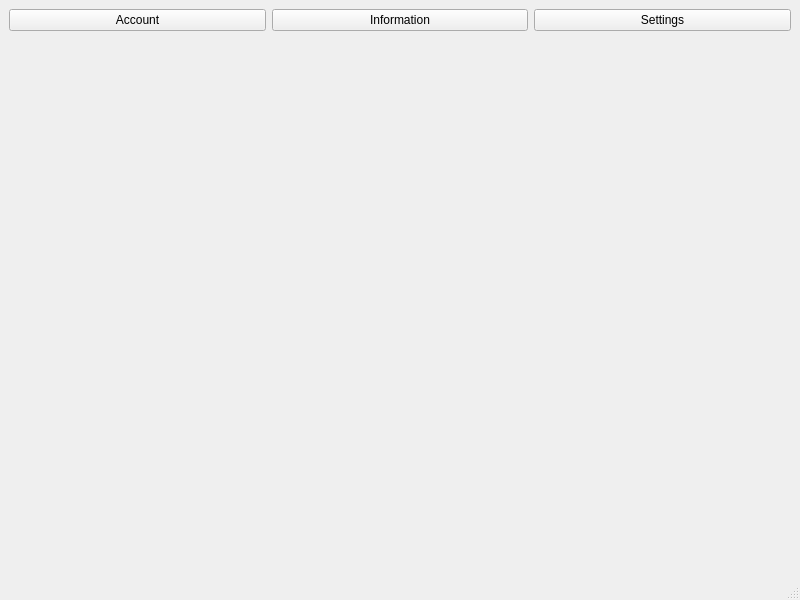
<?xml version="1.0" encoding="UTF-8"?>
<ui version="4.0">
 <class>SettingsMainWindow</class>
 <widget class="QMainWindow" name="SettingsMainWindow">
  <property name="geometry">
   <rect>
    <x>0</x>
    <y>0</y>
    <width>800</width>
    <height>600</height>
   </rect>
  </property>
  <property name="windowTitle">
   <string>Settings</string>
  </property>
  <widget class="QWidget" name="centralwidget">
   <layout class="QVBoxLayout" name="verticalLayout">
    <item>
     <layout class="QHBoxLayout" name="horizontalLayout">
      <item>
       <widget class="QPushButton" name="settingAccountButton">
        <property name="text">
         <string>Account</string>
        </property>
       </widget>
      </item>
      <item>
       <widget class="QPushButton" name="settingInfoButton">
        <property name="text">
         <string>Information</string>
        </property>
       </widget>
      </item>
      <item>
       <widget class="QPushButton" name="settingsSettingsButton">
        <property name="text">
         <string>Settings</string>
        </property>
       </widget>
      </item>
     </layout>
    </item>
    <item>
     <spacer name="verticalSpacer">
      <property name="orientation">
       <enum>Qt::Vertical</enum>
      </property>
      <property name="sizeType">
       <enum>QSizePolicy::Fixed</enum>
      </property>
      <property name="sizeHint" stdset="0">
       <size>
        <width>20</width>
        <height>40</height>
       </size>
      </property>
     </spacer>
    </item>
    <item>
     <widget class="QStackedWidget" name="stackedWidget">
      <property name="currentIndex">
       <number>-1</number>
      </property>
     </widget>
    </item>
   </layout>
  </widget>
  <widget class="QStatusBar" name="statusbar"/>
 </widget>
 <resources/>
 <connections/>
</ui>
